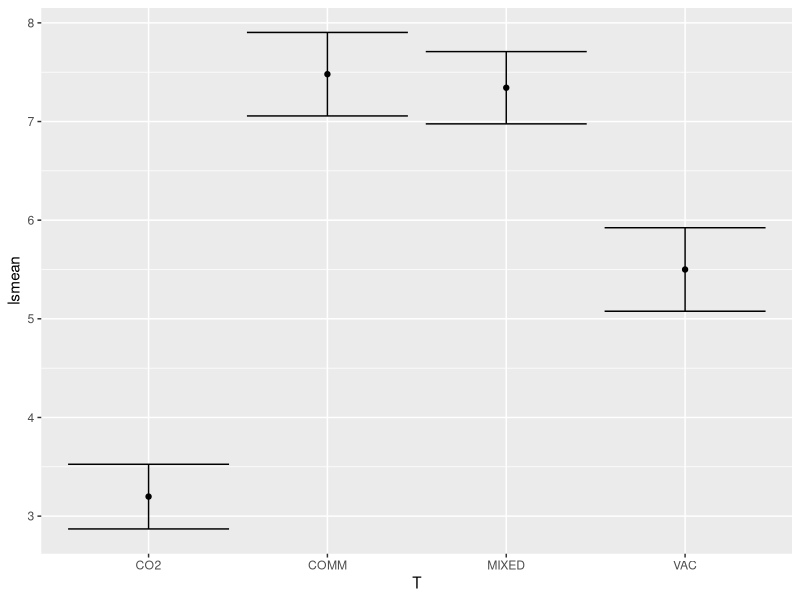

Write the R code that produced this figure.
install.packages("lsmeans")
install.packages("ggplot2")
library(lsmeans)
library(ggplot2)

# specify the treatments as a "stacked" data set
treatment = as.factor(c(rep("COMM", 3), rep("VAC", 3), rep("MIXED", 4), rep("CO2", 5)))

# specify the counts as a "stacked" data set
counts = c(7.66, 6.98, 7.80,5.26, 5.44, 5.80,7.41, 7.33, 7.04, 7.59,3.51, 2.91, 3.66, 2.87, 3.04)

# create a data frame of the treatments and counts
data = data.frame(T=treatment, TCOUNT=counts)

# produce a linear model of the counts as a function of treatment
model <- lm(TCOUNT ~ T, data=data)
summary(model)

# produce the AOV table
A = aov(model)
summary(A)

# produce plot of lsmeans with 95% C.I. on Population Means
lsmeans(model, "T")
T.LSmeans <- lsmeans(model, "T")
df.TLSmeans <- as.data.frame(summary(T.LSmeans))
limits <- aes(ymax = lsmean - qt(p=0.05/2, df=df)*SE, ymin = lsmean + qt(p=0.05/2, df=df) * SE)
qplot(data=df.TLSmeans, x=T, y=lsmean) + geom_errorbar(limits)
